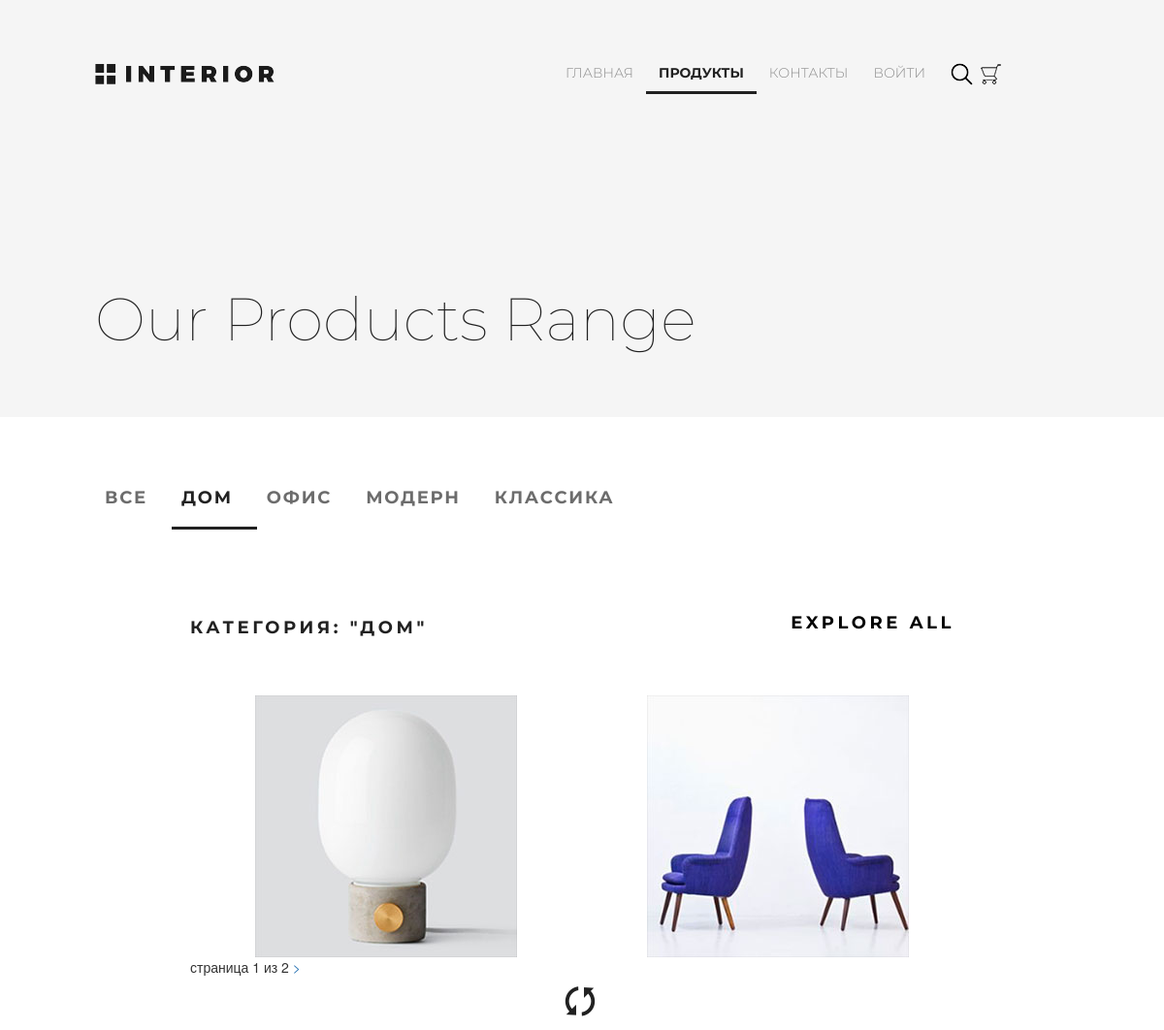
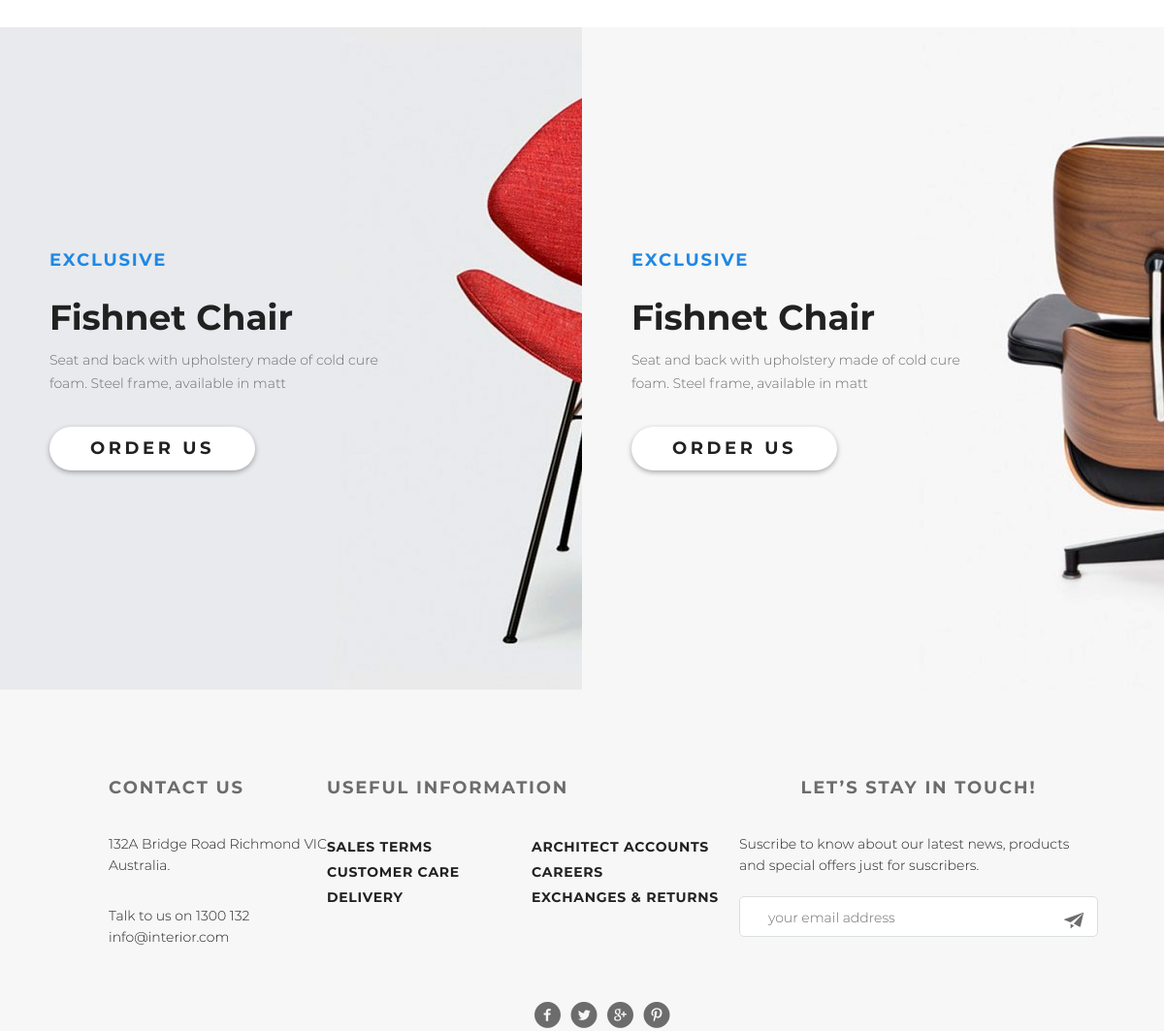
Page /products/category/13/ on the committed database (2 pictures, top to bottom).
### mainapp/models.py (models this page shows, shortened)
class ProductCategory(models.Model):
    name = models.CharField(verbose_name='name', max_length=64, unique=True)
    description = models.TextField(verbose_name='description', blank=True)
    is_active = models.BooleanField(db_index=True, verbose_name='активна', default=True)

class Product(models.Model):
    category = models.ForeignKey(ProductCategory, on_delete=models.CASCADE)
    name = models.CharField(verbose_name='product_name', max_length=128)
    image = models.ImageField(upload_to='products_image', blank=True)
    short_desc = models.CharField(verbose_name='short_description', max_length=60, blank=True)
    description = models.TextField(verbose_name='description', blank=True)
    price = models.DecimalField(verbose_name='product_price', max_digits=8, decimal_places=2, default=0)
    quantity = models.PositiveIntegerField(verbose_name='product_quantity', default=0)
    is_active = models.BooleanField(db_index=True, verbose_name='активна', default=True)

### mainapp/views.py (the view, shortened to what this page needs)
# urls.py: path('', mainapp.product, name='products'),
def product(request, pk=None, page=1):
    title = 'продукты'
    submenu = ProductCategory.objects.filter(is_active=True)
    basket = get_basket(request.user)
    if request.user.is_authenticated:
        basket = Basket.objects.filter(user=request.user)
    if pk is not None:
        if pk == 0:
            products = Product.objects.filter(is_active=True, category__is_active=True).order_by('price')
            category = {'pk': 0,
                        'name': 'все'
            }
        else:
            category = get_object_or_404(ProductCategory, pk=pk)
            products = Product.objects.filter(category__pk=pk, is_active=True,
                                              category__is_active=True).order_by('price')
        paginator = Paginator(products, 2)
        try:
            products_paginator = paginator.page(page)
        except PageNotAnInteger:
            products_paginator = paginator.page(1)
        except EmptyPage:
            products_paginator = paginator.page(paginator.num_pages)
        context = {
            'title': 'products',
            'submenu': submenu,
            'category': category,
            'products': products_paginator,
        }
        return render(request, 'mainapp/products_list.html', context=context)

### adminapp/templatetags/my_tags.py (called while the page is built)
@register.filter(name='media_folder_products')
def media_folder_products(string):
    if not string:
        string = 'products_image/default.jpg'
    return f'{settings.MEDIA_URL}{string}'

### mainapp/context_processors.py (called while the page is built)
def basket(request):
   basket = []
   if request.user.is_authenticated:
       basket = request.user.basket.select_related()
   return {
       'basket': basket,
   }

### mainapp/views.py (called while the page is built)
def get_basket(user):
    if user.is_authenticated:
        return Basket.objects.filter(user=user)
    else:
        return []

### mainapp/templates/mainapp/products_list.html (shortened to what this page needs)
{% extends 'mainapp/base.html' %}
{% load static %}
{% block menu %}
	<div class="first-block">
		<div class="header">
			<a href="{% url 'main' %}" class="logo"><img src="{% static '/img/logo.png' %}" alt="logo"></a>
			{% include 'mainapp/include/inc_main_menu.html' %}
		</div>
		<div class="h2-block">
			<h2 class="header-h2">Our Products Range</h2>
		</div>
	</div>
{% endblock %}
{% block content %}
	<div class="second-block">
	<div class="tab-controll">
		{% include 'mainapp/include/inc_submenu.html' %}
	</div>
	<div class="featured_product">
		<div class="tab_controll">
			<ul class="featured-product-menu">
				<h2 class="category_name">Категория: "{{ category.name|title }}"</h2>
			</ul>
			<a href="#" class="explore_all">explore all</a>
		</div>
		{% include 'mainapp/include/inc_tab_content.html' %}
		<div class="paginator">
          <span class="current">
            страница {{ products.number }} из
            {{ products.paginator.num_pages }}
          </span>
          {% if products.has_next %}
            <a href="{% url 'products:page' category.pk products.next_page_number %}">
              >
            </a>
          {% endif %}
        </div>
	</div>
	<div class="cycle-link">
		<a href="#"><span class="icon-cycle"></span></a>
	</div>
	</div>
	<div class="promo-product">
		<div class="promo-content-1">
			<div class="promo-text-content">
				<p class="promo-exclusive">exclusive</p>
			<h2 class="promo-h2">Fishnet Chair</h2>
			<p class="promo-text">Seat and back with upholstery made of cold cure foam. Steel frame, available in matt</p>
			<a href="#" class="promo-button">Order Us </a>
			</div>
		</div>
		<div class="promo-content-2">
			<div class="promo-text-content">
				<p class="promo-exclusive">exclusive</p>
				<h2 class="promo-h2">Fishnet Chair</h2>
				<p class="promo-text">Seat and back with upholstery made of cold cure foam. Steel frame, available in matt</p>
				<a href="#" class="promo-button">Order Us</a>
			</div>
		</div>
	</div>
{% endblock %}

### mainapp/templates/mainapp/include/inc_submenu.html
<ul class="tab-controll-menu">
    <li class="tab-controll-list">
        <a href="{% url 'products:category' 0 %}"
           class="tab-controll-link {% if request.resolver_match.kwargs.pk == 0 %}active-link{% endif %}">
            ВСЕ
        </a>
    </li>
    {% for item in submenu %}
    <li class="tab-controll-list">
        <a href="{% url 'products:category' item.pk %}"
        class = "tab-controll-link {% if request.resolver_match.kwargs.pk|add:'0' == item.pk %}active-link{% else %} class='tab-controll-link' {% endif %}">
        {{ item.name|upper }}
        </a>
    </li>
    {% endfor %}
</ul>

### mainapp/templates/mainapp/include/inc_tab_content.html (shortened to what this page needs)
{% load static %}
{% load my_tags %}
<div class="tab_content">
    {% for item in products %}
    <div class="product">
        <img src="{{ item.image|media_folder_products }}" alt="{{ item.short_desc }}" class="product-img">
    </div>
    {% endfor %}
</div>

### static/css/style.css (style rules this page uses)
* { margin: 0; padding: 0; }
html,body { height: 100%; }
.header { padding-top: 63px; height: 34px; }
.menu-link:hover, .explore_all { color: black !important; text-decoration: none !important; }
.button_order,.promo-button,.slider-2-button { font-family: Montserrat; display: inline-block; background-color: #ffffff; box-shadow: 0px 2px 4.9px 0.2px rgba(33, 33, 33, 0.35); width: 212px; height: 45px; border-radius: 22.5px; line-height: 45px; color: #212121; font-size: 18px; font-weight: bold; text-transform: uppercase; letter-spacing: 3.6px; text-decoration: none; text-align: center; }
.featured_product { margin-right: 98px; margin-left: 98px; }
.featured-product-menu { height: 52px; padding-right: 9px; }
.explore_all { font-family: Montserrat; font-size: 18px; font-weight: bold; line-height: 1.33; letter-spacing: 3.6px; text-align: center; color: #212121; text-decoration: none; text-transform: uppercase; padding-top: 15px; padding-right: 20px; }
.tab_controll { height: 51px; margin-top: 81px; display: flex; justify-content: space-between; }
.tab_content { margin-top: 50px; //height: 270px; display: flex; justify-content: space-between; flex-wrap: wrap; }
.product { width: 270px; height: 270px; position: relative; }
.product-img { position: absolute; }
.promo-product { max-width: 1366px; height: 683px; display: flex; margin-top: 120px; }
.promo-content-1,.promo-content-2 { width: 683px; height: 683px; background-image: url('/static/img/promo-img-1.jpg'); }
.promo-content-2 { background-image: url('/static/img/promo-img-2.jpg'); }
.promo-text-content { margin-top: 220px; margin-left: 51px; }
.promo-exclusive { font-family: Montserrat; font-size: 18px; font-weight: bold; line-height: 40px; letter-spacing: 1.8px; text-align: left; color: #1e88e5; text-transform: uppercase; }
.promo-h2 { font-family: Montserrat; font-size: 36px; font-weight: bold; text-align: left; color: #212121; height: 28px; }
.promo-text { width: 374px; font-family: Montserrat; font-size: 14px; font-weight: 300; line-height: 1.71; text-align: left; color: #6c6c6c; margin-top: 24px; height: 36px; }
.promo-button { margin-top: 34px; }
.first-block { height: 430px; padding: 64px 167px 0 98px; background-color: #f5f5f5; }
.first-block .header { padding-top: 0; }
.header-h2 { font-family: Montserrat; font-size: 62px; font-weight: 100; line-height: 1.16; text-align: left; color: #212121; }
.h2-block { padding-top: 147px; padding-left: 15px; min-width: 650px; }
.category_name { font-family: Montserrat; font-size: 18px; font-weight: bold; line-height: 1.33; letter-spacing: 3.6px; text-align: center; color: #212121; text-decoration: none; text-transform: uppercase; }
.second-block { padding-left: 98px; padding-right: 98px; margin-top: 71px; }
.tab-controll { height: 34px; min-width: 720px; margin-bottom:20px; }
.tab-controll-menu { height: 13px; }
.tab-controll-list { list-style-type: none; float: left; }
.tab-controll-link { text-decoration: none; font-family: Montserrat; font-size: 18px; font-weight: bold; letter-spacing: 1.8px; text-align: left; color: #6c6c6c; padding-right: 25px; padding-bottom: 19px; padding-left: 10px; }
.active-link { color: #212121; border-bottom: 3px #212121 solid; }
.cycle-link { text-align: center; margin-bottom: -90px; }
.cycle-link a { font-family: icomoon; font-size: 37px; letter-spacing: 4.2px; text-align: center; color: #212121; text-decoration: none; }
.first-block .h2-block { padding-left: 0; padding-top: 176px; }
@media screen and (max-width: 1355px) { .featured_product .product { padding-bottom: 30px; } }
@media screen and (max-width: 1355px) { .tab_content { height: auto; display: flex; justify-content: space-around; flex-wrap: wrap; } }

### rows in the picture
ProductCategory: name "ДОМ"
ProductCategory: name "ОФИС"
ProductCategory: name "МОДЕРН"
ProductCategory: name "КЛАССИКА"
Product: image|media_folder_products (picture)
Product: image|media_folder_products (picture)

### other values in the picture
{{ products.number }} "1"
{{ products.paginator.num_pages }} "2"
